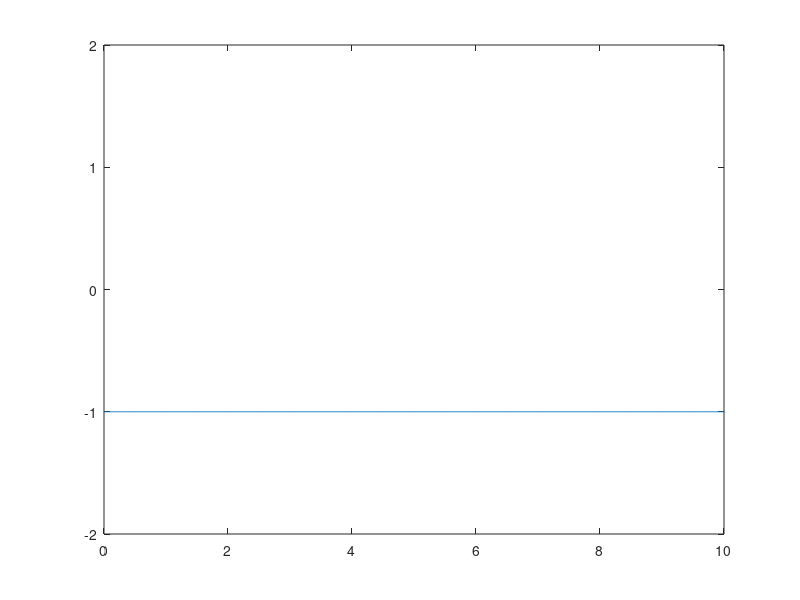

This chart was generated by the following MATLAB code:
N=10;
n=randi([0,1],1,N);
for m=1:N
  if n(m)==0
    nn(m)=-1;
  else
    nn(m)=1;
  end
end


i=1;
t=0:.01:length(n);
for j=1:length(t)
	if t(j)<=i
		y(j)=nn(i);
	else
    y(j)=nn(i);
		i=i+1;
  end
end

plot(t,y);
axis([0, N, -2, 2]);
